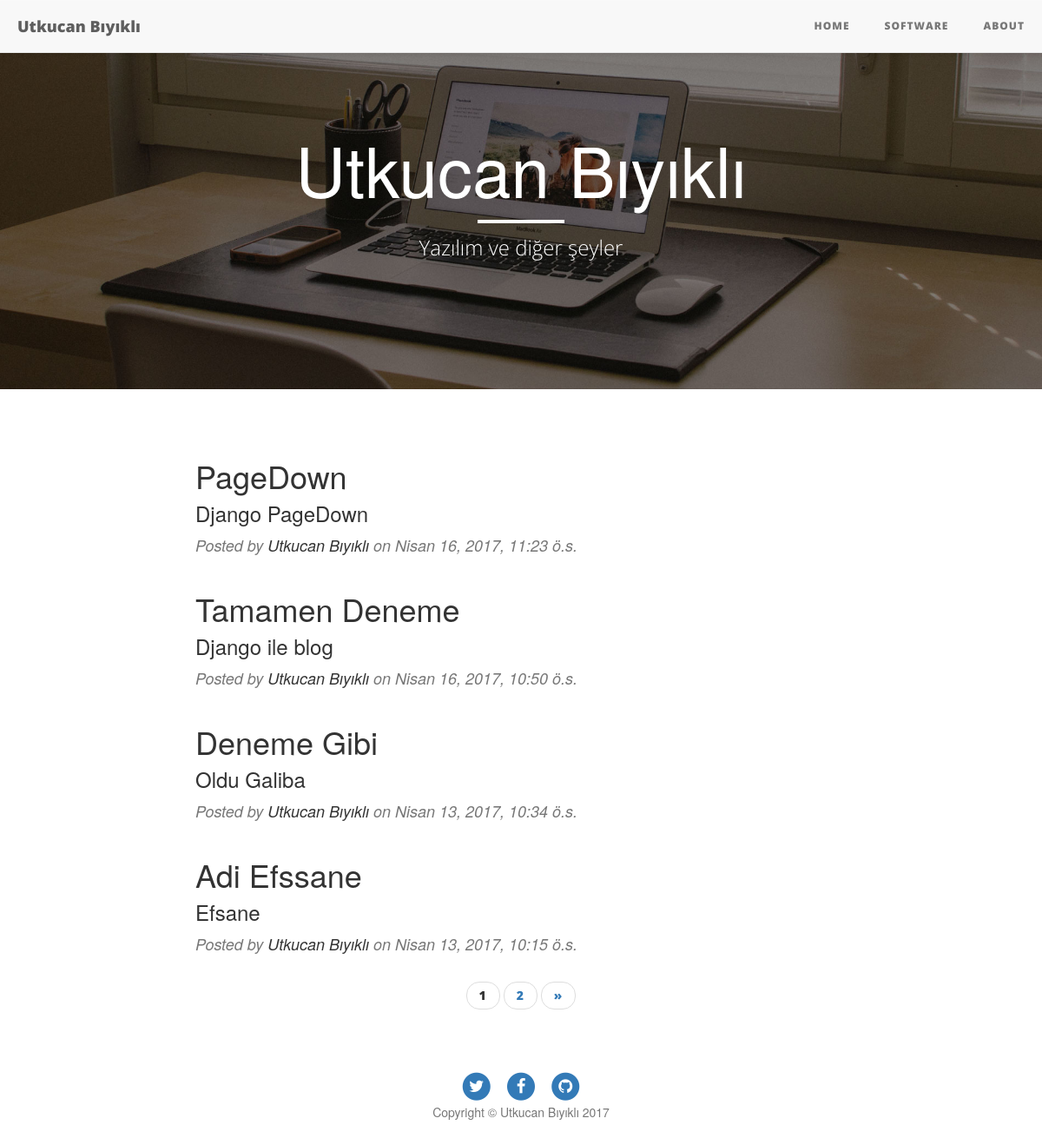
The page /software on the database as committed earlier.
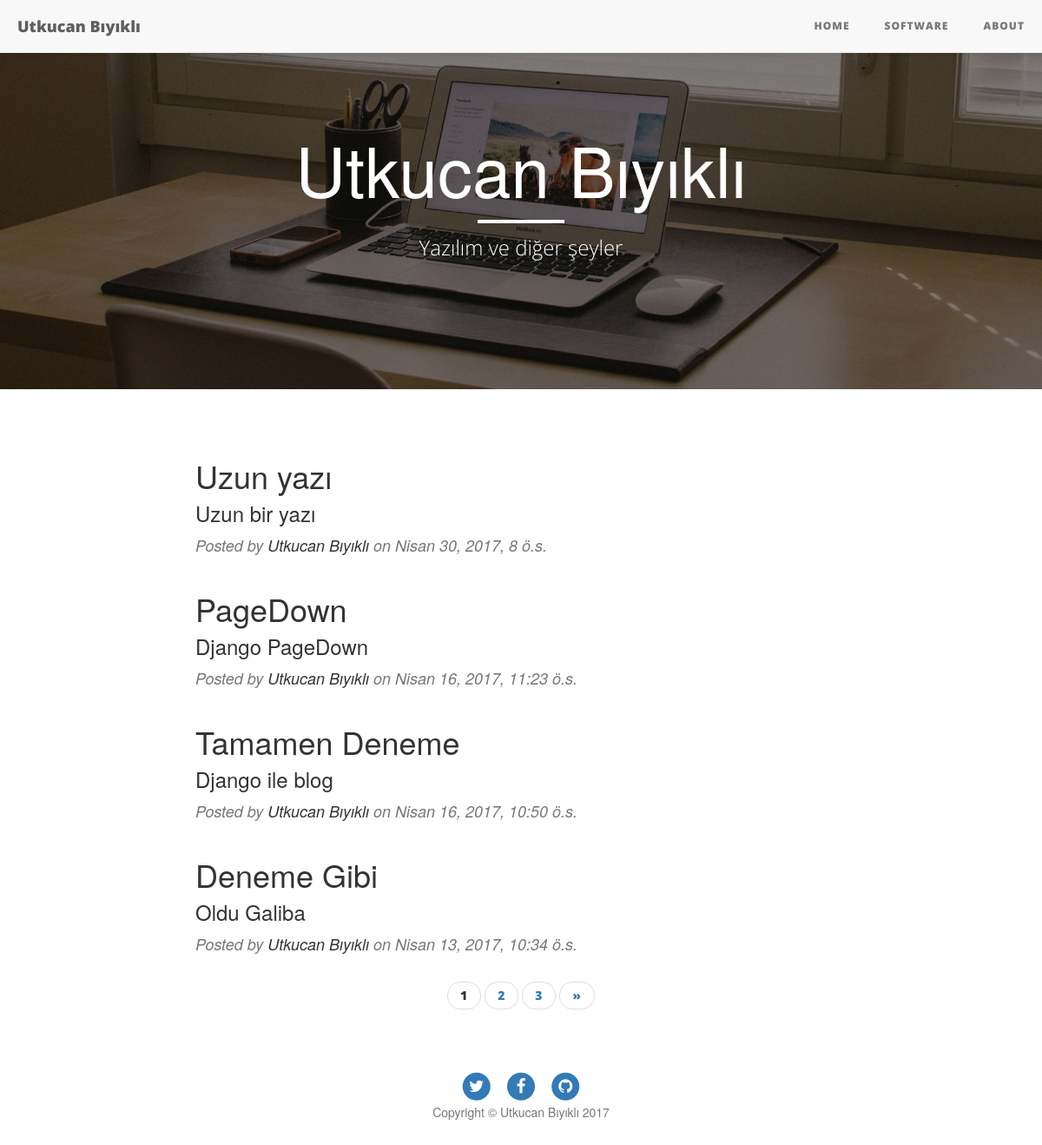
The same page on the database as committed later.
### Articles/models.py (models this page shows, shortened)
class Article(models.Model):
    title=models.CharField(max_length=25)
    body=models.CharField(max_length=140)
    content=models.TextField()
    genre=models.CharField(max_length=10)
    date=models.DateTimeField(auto_now_add=True)
    publish=models.BooleanField(default=False)
    class Meta:
        ordering=["-date"]

### Articles/views.py (the view)
# urls.py: url(r"^software$", views.SoftwareArticle.as_view(), name="software"),
class SoftwareArticle(generic.ListView):
    context_object_name = "software"
    template_name = "article/softarticle.html"
    paginate_by=4
    def get_queryset(self):
        return Article.objects.filter(genre__startswith="software").order_by("-date")

### Articles/templates/article/softarticle.html (shortened to what this page needs)
{% extends 'article/base.html' %}
{% load static %}
{% block body %}
  <header class="intro-header" style="background-image: url('../../static/Articles/img/home-bg.jpg')">
        <div class="container">
            <div class="row">
                <div class="col-lg-8 col-lg-offset-2 col-md-10 col-md-offset-1">
                    <div class="site-heading">
                        <h1>Utkucan Bıyıklı</h1>
                        <hr class="small">
                        <span class="subheading">Yazılım ve diğer şeyler</span>
                    </div>
                </div>
            </div>
        </div>
    </header>
{% if software %}
        {% for s in software %}
{% if s.publish %}
    <div class="container">
        <div class="row">
            <div class="col-lg-8 col-lg-offset-2 col-md-10 col-md-offset-1">
                <div class="post-preview">
                    <a href="{% url 'articles:detail' s.id %}">
                        <h2 class="post-title">
                            {{s.title}}
                        </h2>
                        <h3 class="post-subtitle">
                            {{s.body}}
                        </h3>
                    </a>
                    <p class="post-meta">Posted by <a href="#">Utkucan Bıyıklı</a> on {{s.date}}</p>
                </div>
                  </div>
        </div>
    </div>
{% endif %}
                {% endfor %}
                {% endif %}
               {% if is_paginated %}
  <ul class="pager">
    {% for i in paginator.page_range %}
      {% if page_obj.number == i %}
        <li class="active"><span>{{ i }} <span class="sr-only">(current)</span></span></li>
      {% else %}
        <li><a href="?page={{ i }}">{{ i }}</a></li>
      {% endif %}
    {% endfor %}
    {% if page_obj.has_next %}
      <li><a href="?page={{ page_obj.next_page_number }}">&raquo;</a></li>
    {% endif %}
  </ul>
{% endif %}
    <footer>
        <div class="container">
            <div class="row">
                <div class="col-lg-8 col-lg-offset-2 col-md-10 col-md-offset-1">
                    <ul class="list-inline text-center">
                        <li>
                            <a href="#">
                                <span class="fa-stack fa-lg">
                                    <i class="fa fa-circle fa-stack-2x"></i>
                                    <i class="fa fa-twitter fa-stack-1x fa-inverse"></i>
                                </span>
                            </a>
                        </li>
                        <li>
                            <a href="#">
                                <span class="fa-stack fa-lg">
                                    <i class="fa fa-circle fa-stack-2x"></i>
                                    <i class="fa fa-facebook fa-stack-1x fa-inverse"></i>
                                </span>
                            </a>
                        </li>
                        <li>
                            <a href="#">
                                <span class="fa-stack fa-lg">
                                    <i class="fa fa-circle fa-stack-2x"></i>
                                    <i class="fa fa-github fa-stack-1x fa-inverse"></i>
                                </span>
                            </a>
                        </li>
                    </ul>
                    <p class="copyright text-muted">Copyright &copy; Utkucan Bıyıklı 2017</p>
                </div>
            </div>
        </div>
    </footer>
{% endblock %}

### Articles/templates/article/base.html (shortened to what this page needs)
<!DOCTYPE html>
<html lang="en">
<head>
    {% load staticfiles %}
<link rel="stylesheet" href="//maxcdn.bootstrapcdn.com/bootstrap/3.2.0/css/bootstrap.min.css">
<link rel="stylesheet" href="//maxcdn.bootstrapcdn.com/bootstrap/3.2.0/css/bootstrap-theme.min.css">
        <link rel="stylesheet" type="text/css" href="{% static 'Articles/css/base.css' %}">
    <link rel="stylesheet" type="text/css" href="{% static 'Articles/css/clean-blog.min.css' %}">
        <link rel="stylesheet" type="text/css" href="{% static 'Articles/css/bootstrap.min.css' %}">
            <link rel="stylesheet" type="text/css" href="{% static 'Articles/vendor/font-awesome/css/font-awesome.css' %}">
      <link href="vendor/font-awesome/css/font-awesome.min.css" rel="stylesheet" type="text/css">
</head>
<body>  <nav class="navbar navbar-default navbar-custom navbar-fixed-top">
        <div class="container-fluid">
            <div class="navbar-header page-scroll">
                <a class="navbar-brand" href="{% url 'articles:index' %}">Utkucan Bıyıklı</a>
            </div>
            <div class="collapse navbar-collapse" id="bs-example-navbar-collapse-1">
                <ul class="nav navbar-nav navbar-right">
                    <li>
                        <a href="{% url 'articles:index' %}">Home</a>
                    </li>
                    <li>
                        <a href="{% url 'articles:software' %}">Software</a>
                    </li>
                    <li>
                        <a href="{% url 'articles:about' %}">About</a>
                    </li>
                </ul>
            </div>
        </div>
    </nav>
{% block body %}
{% endblock %}
</body>
</html>

### Articles/static/Articles/css/base.css (style rules this page uses)
.container { text-align: justify; }

Rows that differ between the two databases and show on the page:
no longer on this page (row unchanged): Article: title "Adi Efssane", body "Efsane", date "Nisan 13, 2017, 10:15 ö.s."
added Article: title "Uzun yazı", body "Uzun bir yazı", date "Nisan 30, 2017, 8 ö.s."
Other text that changed with them:
new list line: "3"
